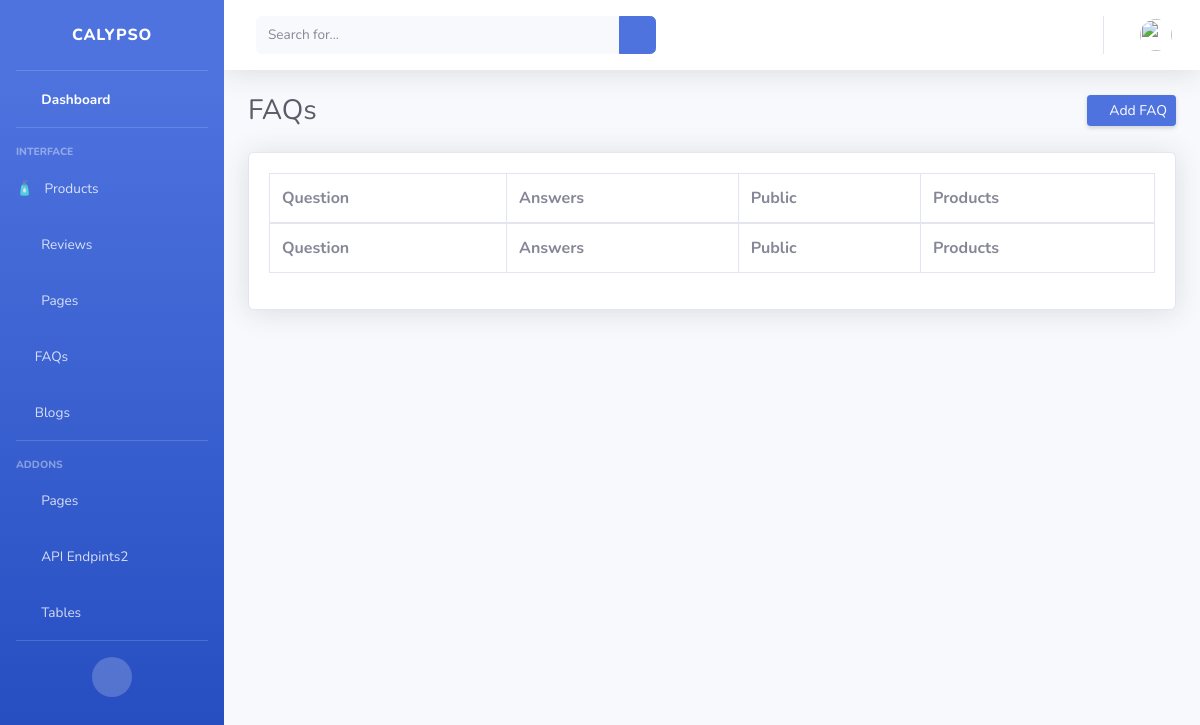
Before: /dashboard/faqs/ (signed in) with the older database file.
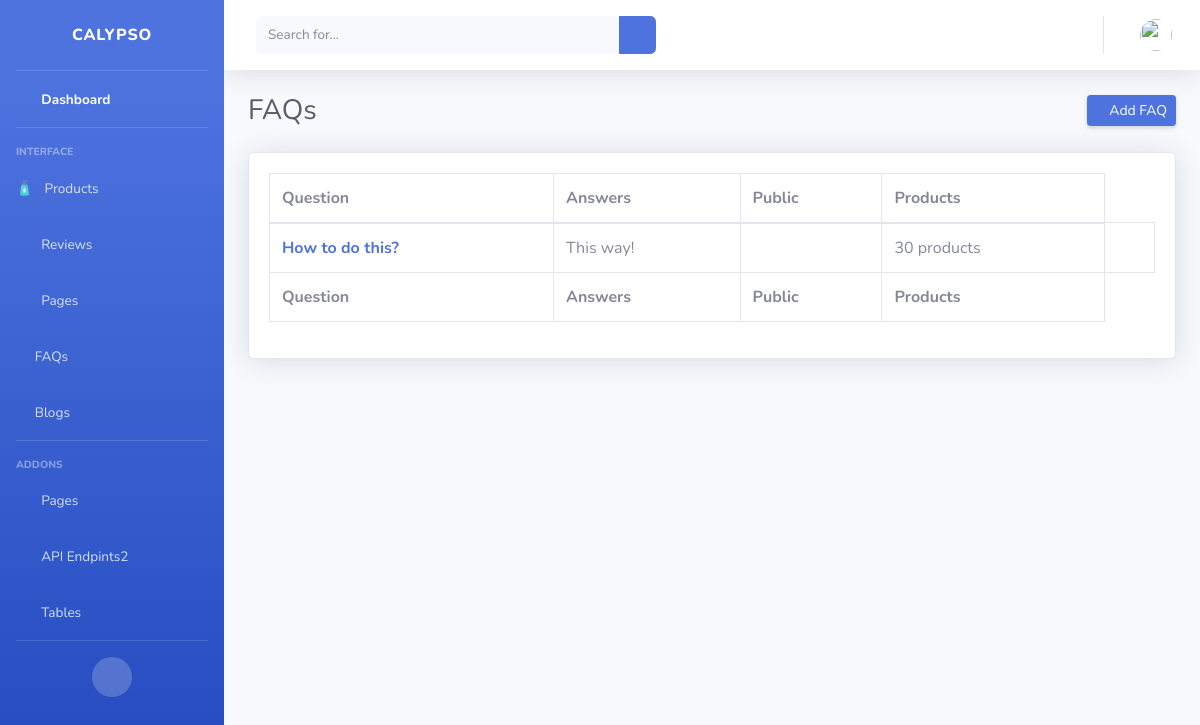
After: the same page with the newer database file.
### faq/models.py (models this page shows, shortened)
class Faq(models.Model):
    question = models.CharField(max_length=450)
    answer = models.TextField(blank=True, null=True)
    public = models.BooleanField(default=True)
    product = models.ManyToManyField('product.Product', blank=True, related_name="faqs")
    class Meta:
        ordering = ["pk"]

### dashboard/views.py (the view)
# urls.py: path('faqs/', views.FaqList.as_view(), name="faqs"),
class FaqList(StaffRequiredMixin, ListView):
    model = Faq
    context_object_name = 'faqs'
    template_name = 'dashboard/faqs/list.html'

### dashboard/views.py (called while the page is built)
    def test_func(self):
        return self.request.user.is_staff

### templates/dashboard/faqs/list.html
{% extends "dashboard/admin-base.html" %} {% load static %}
{% block content %}
<div class="container-fluid">
  <div class="d-sm-flex align-items-center justify-content-between mb-4">
    <h1 class="h3 mb-0 text-gray-800">FAQs</h1>
    <div>
      <a
        href="{% url "dashboard:faq-create" %}"
        class="d-none d-sm-inline-block btn btn-sm btn-primary shadow-sm"
      >
        <i class="fas fa-download fa-sm text-white-50"></i>
        Add FAQ
      </a>
    </div>
  </div>
  <div class="card shadow mb-4">
    <div class="card-body">
      <div class="table-responsive">
        <table
          class="table table-bordered table-hover"
          id="dataTable"
          width="100%"
          cellspacing="0"
        >
          <thead>
            <tr>
              <th scope="col">Question</th>
              <th scope="col">Answers</th>
              <th scope="col">Public</th>
              <th scope="col">Products</th>
            </tr>
          </thead>
          <tfoot>
            <tr>
              <th scope="col">Question</th>
              <th scope="col">Answers</th>
              <th scope="col">Public</th>
              <th scope="col">Products</th>
            </tr>
          </tfoot>
          <tbody>
            {% for faq in faqs %}
            <tr>
              <th scope="row"><a href="{% url "dashboard:faq-edit" faq.pk %}">{{ faq.question  }}</a></th>
              <td>{{ faq.answer  }}</td>
              <td>
                {% if faq.public %}
                <i class="text-success fas fa-check-circle"></i>
                {% else %}
                    <i class="text-warning fas fa-times-circle"></i>
                {% endif%}
              </td>
              <td>{{ faq.product.count }} products</td>
              <td>
            </td>
            </tr>
            {% endfor %}
          </tbody>
        </table>
      </div>
    </div>
  </div>
</div>
{% endblock %}

### templates/dashboard/admin-base.html (shortened to what this page needs)
{% load static %}
<!DOCTYPE html>
<html lang="en">
<head>
  <link href="{% static "dashboard/vendor/fontawesome-free/css/all.min.css" %}" rel="stylesheet" type="text/css">
  <link href="{% static "dashboard/css/sb-admin-2.css" %}" rel="stylesheet">
  <link href="{% static "dashboard/vendor/datatables/dataTables.bootstrap4.min.css" %}" rel="stylesheet">
  <link rel="stylesheet" type="text/css" href="//cdnjs.cloudflare.com/ajax/libs/codemirror/3.20.0/codemirror.css">
  <link rel="stylesheet" type="text/css" href="//cdnjs.cloudflare.com/ajax/libs/codemirror/3.20.0/theme/monokai.css">
</head>
<body id="page-top">
  <div id="wrapper">
    <ul class="navbar-nav bg-gradient-primary sidebar sidebar-dark accordion" id="accordionSidebar">
      <a class="sidebar-brand d-flex align-items-center justify-content-center" href="{% url "dashboard:home" %}">
        <div class="sidebar-brand-text mx-3">Calypso</div>
      </a>
      <hr class="sidebar-divider my-0">
      <li class="nav-item active">
        <a class="nav-link" href="{% url "dashboard:home" %}">
          <i class="fas fa-fw fa-tachometer-alt"></i>
          <span>Dashboard</span></a>
      </li>
      <hr class="sidebar-divider">
      <div class="sidebar-heading">
        Interface
      </div>
      <li class="nav-item">
        <a class="nav-link collapsed" href="#" data-toggle="collapse" data-target="#collapseTwo" aria-expanded="true" aria-controls="collapseTwo">
          <span class="pr-2"> 🧴 </span>
          <span>Products</span>
        </a>
      </li>
      <li class="nav-item">
          <a class="nav-link" href="{% url "dashboard:reviews" %}">
            <i class="fas fa-fw fa-star"></i>
            <span>Reviews</span>
          </a>
      </li>
      <li class="nav-item">
          <a class="nav-link" href="#">
            <i class="fas fa-fw fa-file-alt"></i>
            <span>Pages</span>
          </a>
      </li>
      <li class="nav-item">
          <a class="nav-link" href="{% url "dashboard:faqs" %}">
            <i class="fas fa-question"></i>
            <span>FAQs</span>
          </a>
      </li>
      <li class="nav-item">
          <a class="nav-link" href="{% url "dashboard:blogs" %}">
            <i class="fas fa-rss"></i>
            <span>Blogs</span>
          </a>
      </li>
      <hr class="sidebar-divider">
      <div class="sidebar-heading">
        Addons
      </div>
      <li class="nav-item">
        <a class="nav-link collapsed" href="#" data-toggle="collapse" data-target="#collapsePages" aria-expanded="true" aria-controls="collapsePages">
          <i class="fas fa-fw fa-folder"></i>
          <span>Pages</span>
        </a>
      </li>
      <li class="nav-item">
        <a class="nav-link" href="{% url "dashboard:api-endpoint" %}">
          <i class="fas fa-fw fa-chart-area"></i>
          <span>API Endpints2</span></a>
      </li>
      <li class="nav-item">
        <a class="nav-link" href="tables.html">
          <i class="fas fa-fw fa-table"></i>
          <span>Tables</span></a>
      </li>
      <hr class="sidebar-divider d-none d-md-block">
      <div class="text-center d-none d-md-inline">
        <button class="rounded-circle border-0" id="sidebarToggle"></button>
      </div>
    </ul>
    <div id="content-wrapper" class="d-flex flex-column">
        <div id="content">
          <nav class="navbar navbar-expand navbar-light bg-white topbar mb-4 static-top shadow">
            <form class="d-none d-sm-inline-block form-inline mr-auto ml-md-3 my-2 my-md-0 mw-100 navbar-search">
              <div class="input-group">
                <input type="text" class="form-control bg-light border-0 small" placeholder="Search for..." aria-label="Search" aria-describedby="basic-addon2">
                <div class="input-group-append">
                  <button class="btn btn-primary" type="button">
                    <i class="fas fa-search fa-sm"></i>
                  </button>
                </div>
              </div>
            </form>
            <ul class="navbar-nav ml-auto">
              <li class="nav-item dropdown no-arrow">
                <a class="nav-link dropdown-toggle" href="#" id="userDropdown" role="button" data-toggle="dropdown" aria-haspopup="true" aria-expanded="false">
                  <img class="img-profile rounded-circle" src="https://source.unsplash.com/QAB-WJcbgJk/60x60">
                </a>
              </li>
            </ul>
          </nav>
      {% block content %} {% endblock content %}
</body>
</html>

Changed rows visible on the page:
added Faq: question "How to do this?", answer "This way!", public True (drawn), product.count "30"
